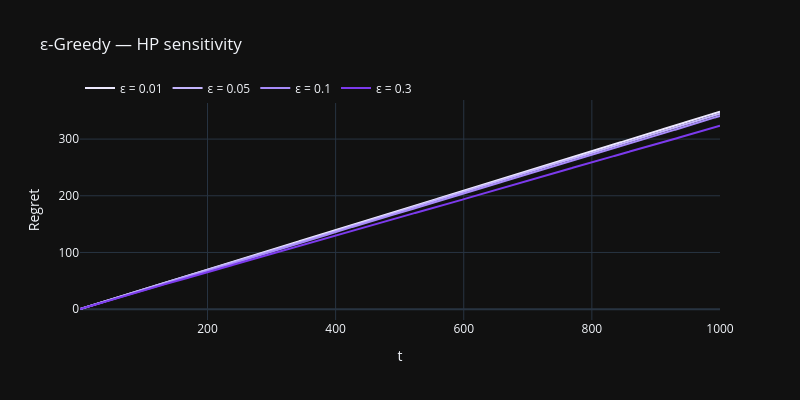

Here is the notebook cell this chart was saved with:
### Code cell
# ── ε-Greedy ──────────────────────────────────────────────────────────────────
epsilons  = [0.01, 0.05, 0.1, 0.3]
shades_eg = ["#ede9fe", "#c4b5fd", "#a78bfa", "#7c3aed"]

fig_eg = go.Figure()
for eps, col in zip(epsilons, shades_eg):
    add_band(fig_eg, run(lambda e=eps: EpsilonGreedy(len(MU), e)), col, f"ε = {eps}")

fig_eg.update_layout(
    title="ε-Greedy — HP sensitivity", xaxis_title="t", yaxis_title="Regret",
    template="plotly_dark", width=800, height=400, legend=dict(orientation="h", y=1.12),
)
fig_eg.show()

### Figure 1 — Plotly figure (JSON) as saved in the notebook; plotly's stock layout.template omitted (floating-point values rounded to 4 significant figures; data arrays with more than 128 entries replaced by an {"elided": "..."} marker saying what was removed)
{"data": [{"fill": "toself", "fillcolor": "rgba(237,233,254,0.15)", "hoverinfo": "skip", "line": {"width": 0}, "showlegend": false, "type": "scatter", "x": {"elided": "2000 int values"}, "y": {"elided": "2000 float values"}}, {"line": {"color": "#ede9fe", "width": 2}, "name": "ε = 0.01", "type": "scatter", "x": {"elided": "1000 int values"}, "y": {"elided": "1000 float values"}}, {"fill": "toself", "fillcolor": "rgba(196,181,253,0.15)", "hoverinfo": "skip", "line": {"width": 0}, "showlegend": false, "type": "scatter", "x": {"elided": "2000 int values"}, "y": {"elided": "2000 float values"}}, {"line": {"color": "#c4b5fd", "width": 2}, "name": "ε = 0.05", "type": "scatter", "x": {"elided": "1000 int values"}, "y": {"elided": "1000 float values"}}, {"fill": "toself", "fillcolor": "rgba(167,139,250,0.15)", "hoverinfo": "skip", "line": {"width": 0}, "showlegend": false, "type": "scatter", "x": {"elided": "2000 int values"}, "y": {"elided": "2000 float values"}}, {"line": {"color": "#a78bfa", "width": 2}, "name": "ε = 0.1", "type": "scatter", "x": {"elided": "1000 int values"}, "y": {"elided": "1000 float values"}}, {"fill": "toself", "fillcolor": "rgba(124,58,237,0.15)", "hoverinfo": "skip", "line": {"width": 0}, "showlegend": false, "type": "scatter", "x": {"elided": "2000 int values"}, "y": {"elided": "2000 float values"}}, {"line": {"color": "#7c3aed", "width": 2}, "name": "ε = 0.3", "type": "scatter", "x": {"elided": "1000 int values"}, "y": {"elided": "1000 float values"}}], "layout": {"height": 400, "legend": {"orientation": "h", "y": 1.12}, "title": {"text": "ε-Greedy — HP sensitivity"}, "width": 800, "xaxis": {"title": {"text": "t"}}, "yaxis": {"title": {"text": "Regret"}}}}
